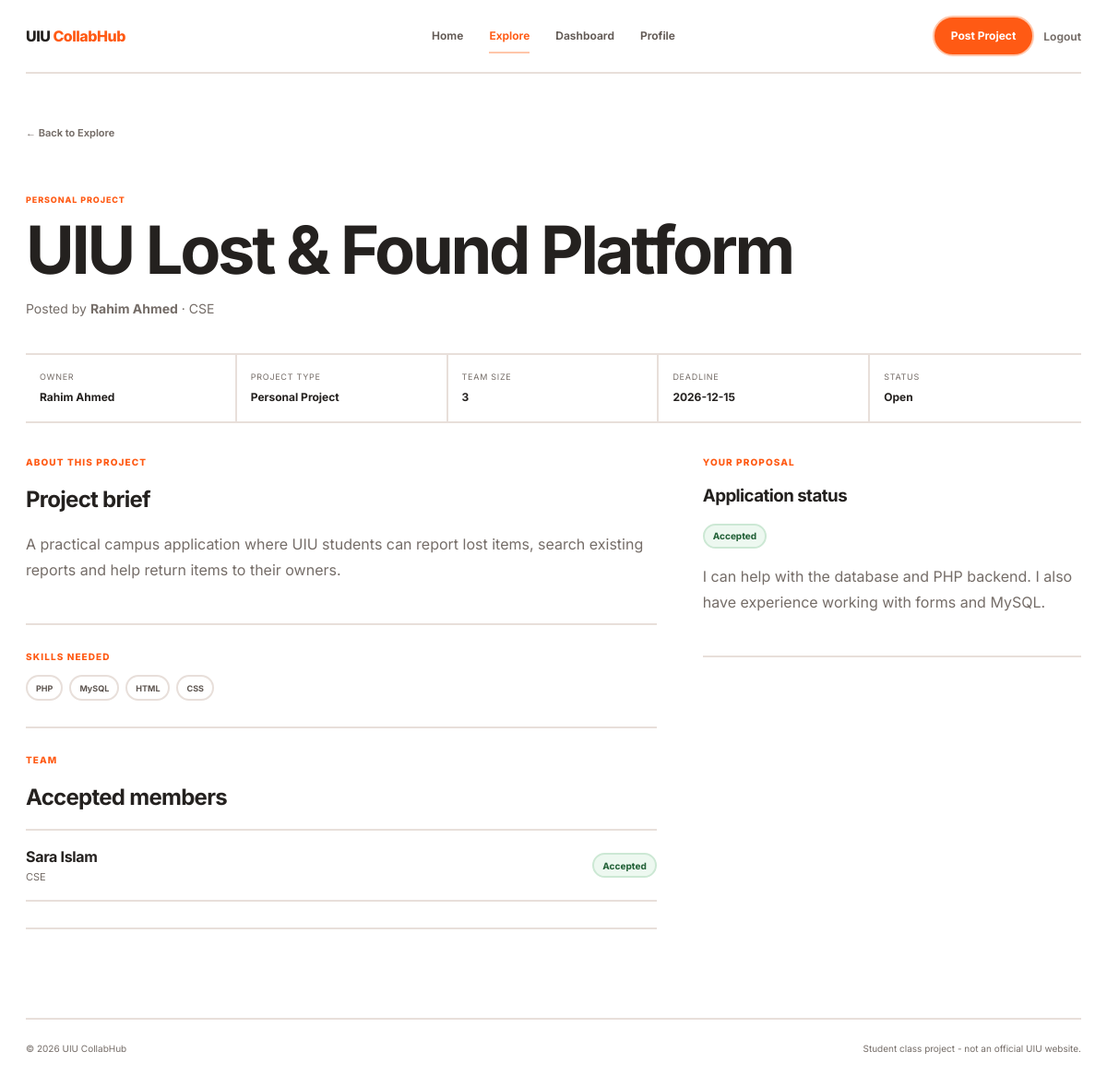
The page /project_details.php?id=1 (signed in) on the database its author committed.
### tables this page shows
CREATE TABLE IF NOT EXISTS projects (
    project_id INT PRIMARY KEY AUTO_INCREMENT,
    user_id INT NOT NULL,
    title VARCHAR(120) NOT NULL,
    project_type VARCHAR(40) NOT NULL,
    description VARCHAR(1000) NOT NULL,
    skills_needed VARCHAR(255) NOT NULL,
    team_size INT NOT NULL,
    deadline DATE,
    status VARCHAR(20) DEFAULT 'Open',
    created_at TIMESTAMP DEFAULT CURRENT_TIMESTAMP
);

CREATE TABLE IF NOT EXISTS users (
    user_id INT PRIMARY KEY AUTO_INCREMENT,
    student_id VARCHAR(20) UNIQUE NOT NULL,
    name VARCHAR(60) NOT NULL,
    email VARCHAR(80) NOT NULL,
    department VARCHAR(30) NOT NULL,
    password VARCHAR(255) NOT NULL,
    security_question VARCHAR(150) NOT NULL,
    security_answer VARCHAR(255) NOT NULL,
    skills VARCHAR(255),
    bio VARCHAR(500)
);

CREATE TABLE IF NOT EXISTS applications (
    application_id INT PRIMARY KEY AUTO_INCREMENT,
    project_id INT NOT NULL,
    applicant_id INT NOT NULL,
    proposal VARCHAR(700) NOT NULL,
    status VARCHAR(20) DEFAULT 'Pending',
    created_at TIMESTAMP DEFAULT CURRENT_TIMESTAMP,
    UNIQUE(project_id, applicant_id)
);

### project_details.php (the view, shortened to what this page needs)
<?php
include 'db.php';
$project_id = isset($_GET['id']) ? (int)$_GET['id'] : 0;
$user_id = (int)$_SESSION['user_id'];
$sql = "SELECT projects.*, users.name, users.department FROM projects
        JOIN users ON projects.user_id = users.user_id
        WHERE projects.project_id=$project_id";
$result = $conn->query($sql);
$project = $result->fetch_assoc();
$application = null;
$app_sql = "SELECT * FROM applications WHERE project_id=$project_id AND applicant_id=$user_id";
$app_result = $conn->query($app_sql);
if($app_result && $app_result->num_rows > 0){
    $application = $app_result->fetch_assoc();
}
$team_sql = "SELECT users.user_id, users.name, users.department FROM applications
             JOIN users ON applications.applicant_id = users.user_id
             WHERE applications.project_id=$project_id AND applications.status='Accepted'";
$team_result = $conn->query($team_sql);
?>
<!DOCTYPE html>
<html lang="en">
<head>
    <link rel="stylesheet" href="style.css">
</head>
<body>
<?php include 'navbar.php'; ?>
<main class="page-container">
    <a class="clear-link" href="projects.php">&larr; Back to Explore</a>
    <section class="project-title-block">
        <span class="project-type"><?= htmlspecialchars($project['project_type']) ?></span>
        <h1><?= htmlspecialchars($project['title']) ?></h1>
        <p class="page-copy">Posted by <a href="profile.php?id=<?= $project['user_id'] ?>"><strong><?= htmlspecialchars($project['name']) ?></strong></a> &middot; <?= htmlspecialchars($project['department']) ?></p>
    </section>
    <section class="project-facts">
        <div class="fact"><span>Owner</span><strong><?= htmlspecialchars($project['name']) ?></strong></div>
        <div class="fact"><span>Project Type</span><strong><?= htmlspecialchars($project['project_type']) ?></strong></div>
        <div class="fact"><span>Team Size</span><strong><?= (int)$project['team_size'] ?></strong></div>
        <div class="fact"><span>Deadline</span><strong><?= htmlspecialchars($project['deadline']) ?></strong></div>
        <div class="fact"><span>Status</span><strong><?= htmlspecialchars($project['status']) ?></strong></div>
    </section>
    <div class="details-layout">
        <div class="details-main">
            <section>
                <p class="page-kicker">About this project</p>
                <h2>Project brief</h2>
                <p class="long-text muted"><?= nl2br(htmlspecialchars($project['description'])) ?></p>
            </section>
            <section>
                <p class="page-kicker">Skills needed</p>
                <div class="project-tags">
                    <?php
                    $skills = explode(',', $project['skills_needed']);
                    foreach($skills as $skill){
                        $skill = trim($skill);
                        if($skill != ''){
                    ?>
                        <span><?= htmlspecialchars($skill) ?></span>
                    <?php
                        }
                    }
                    ?>
                </div>
            </section>
            <section>
                <p class="page-kicker">Team</p>
                <h2>Accepted members</h2>
                <?php if($team_result && $team_result->num_rows > 0){ ?>
                    <div class="dashboard-list">
                        <?php while($member = $team_result->fetch_assoc()){ ?>
                            <div class="list-item">
                                <div>
                                    <strong><a href="profile.php?id=<?= $member['user_id'] ?>"><?= htmlspecialchars($member['name']) ?></a></strong>
                                    <p class="muted"><?= htmlspecialchars($member['department']) ?></p>
                                </div>
                                <span class="status accepted">Accepted</span>
                            </div>
                        <?php } ?>
                    </div>
                <?php } else { ?>
                    <p class="muted">No members accepted yet.</p>
                <?php } ?>
            </section>
        </div>
        <aside class="details-side">
            <section>
                <?php if($project['user_id'] == $user_id){ ?>
                    <p class="page-kicker">Project owner</p>
                    <h3>This is your project.</h3>
                    <p class="muted">Open the applicant list to review proposals and form your team.</p>
                    <a class="button-link primary full" href="manage_applications.php?project_id=<?= $project_id ?>">Manage Applicants</a>
                <?php } else if($project['status'] != 'Open'){ ?>
                    <p class="page-kicker">Applications</p>
                    <h3>Applications are closed.</h3>
                    <p class="muted">This project is not accepting new proposals.</p>
                <?php } else if($application){ ?>
                    <p class="page-kicker">Your proposal</p>
                    <h3>Application status</h3>
                    <p><span class="status <?= strtolower($application['status']) ?>"><?= htmlspecialchars($application['status']) ?></span></p>
                    <p class="muted long-text"><?= nl2br(htmlspecialchars($application['proposal'])) ?></p>
                <?php } ?>
            </section>
        </aside>
    </div>
</main>
<?php include 'footer.php'; ?>
</body>
</html>

### style.css (style rules this page uses)
* { box-sizing: border-box; }
:root { --orange: #ff5a14; --orange-light: #ffc6aa; --orange-soft: #fff5f0; --orange-pale: #fffaf7; --text: #24211f; --muted: #756d68; --line: #e8dfda; --line-strong: #d8cdc7; --success-bg: #edf8f0; --success-text: #25633a; --danger-bg: #fff0f0; --danger-text: #a43a3a; --warning-bg: #fff8e7; --warning-text: #815e13; }
html { scroll-behavior: smooth; }
body { margin: 0; background: #ffffff; color: var(--text); font-family: "Inter", Arial, Helvetica, sans-serif; }
a { color: inherit; text-decoration: none; }
.page-container { width: min(1200px, calc(100% - 56px)); margin: 0 auto; padding: 52px 0 68px; }
.page-kicker { margin: 0 0 12px; color: var(--orange); font-size: 10px; font-weight: 800; text-transform: uppercase; letter-spacing: 0.11em; }
.page-copy { max-width: 620px; margin: 14px 0 0; color: var(--muted); font-size: 14px; line-height: 1.75; }
.muted { color: var(--muted); }
.long-text { line-height: 1.75; }
.clear-link { color: var(--muted); font-size: 11px; font-weight: 650; white-space: nowrap; }
.skill-pill, .tag, .status { display: inline-flex; align-items: center; min-height: 30px; padding: 0 11px; border: 2px solid var(--line); border-radius: 999px; background: #ffffff; color: #5f5752; font-size: 10px; font-weight: 750; }
.project-type { color: var(--orange); font-size: 9px; font-weight: 800; text-transform: uppercase; letter-spacing: 0.1em; }
.project-tags { display: flex; flex-wrap: wrap; gap: 7px; margin-top: 14px; }
.project-tags span { display: inline-flex; align-items: center; min-height: 28px; padding: 0 9px; border: 2px solid var(--line); border-radius: 999px; color: #5d5550; background: #ffffff; font-size: 9px; font-weight: 700; }
.status { min-height: 27px; padding: 0 9px; }
.status.open, .status.accepted { background: var(--success-bg); border-color: #cce8d4; color: var(--success-text); }
.dashboard-list { border-top: 2px solid var(--line); }
.list-item { display: grid; grid-template-columns: minmax(0, 1fr) auto; gap: 22px; align-items: center; padding: 18px 0; border-bottom: 2px solid var(--line); }
.list-item strong { letter-spacing: -0.02em; }
.list-item p { margin: 5px 0 0; font-size: 11px; }
.project-title-block { padding: 52px 0 36px; border-bottom: 2px solid var(--line); }
.project-title-block h1 { max-width: 900px; margin: 10px 0 14px; font-size: clamp(46px, 6vw, 72px); line-height: 1.04; letter-spacing: -0.045em; }
.project-facts { display: grid; grid-template-columns: repeat(5, 1fr); border-bottom: 2px solid var(--line); }
.fact { padding: 18px 15px; border-right: 2px solid var(--line); }
.fact:last-child { border-right: 0; }
.fact span { display: block; margin-bottom: 5px; color: var(--muted); font-size: 9px; text-transform: uppercase; letter-spacing: .08em; }
.fact strong { font-size: 12px; }
.details-layout { display: grid; grid-template-columns: 1.25fr .75fr; gap: 50px; padding-top: 36px; }
.details-main h2, .details-side h3 { letter-spacing: -0.03em; }
.details-main section, .details-side section { padding-bottom: 28px; margin-bottom: 28px; border-bottom: 2px solid var(--line); }

### rows shown on the page
projects: project_type "PERSONAL PROJECT", title "UIU Lost & Found Platform", user.name "Rahim Ahmed", user.department "CSE", project_type "Personal Project", team_size "3", deadline "2026-12-15", status "Open", description "A practical campus application where UIU students can report lost items, search existing reports and help return items to their owners.", skills_needed "PHP", skills_needed "MySQL", skills_needed "HTML", skills_needed "CSS"
users: name "Sara Islam", department "CSE"
applications: status "Accepted", proposal "I can help with the database and PHP backend. I also have experience working with forms and MySQL."
